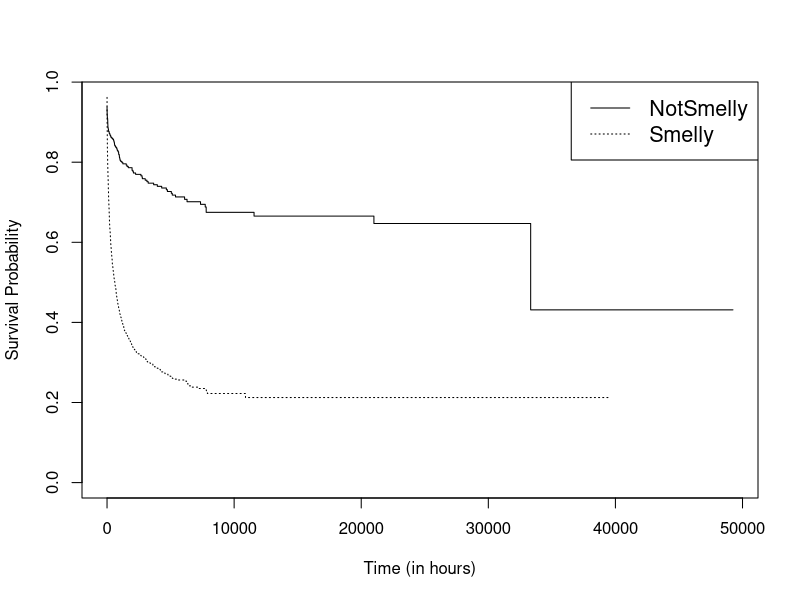
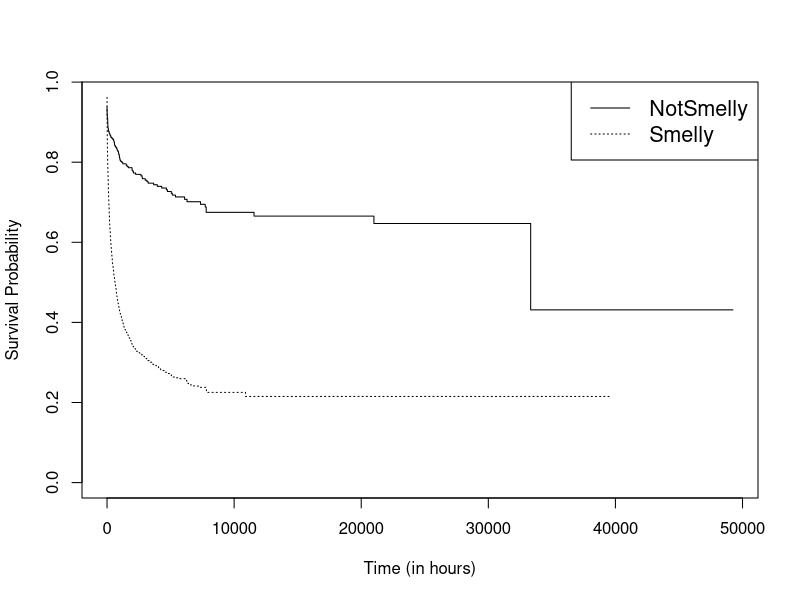
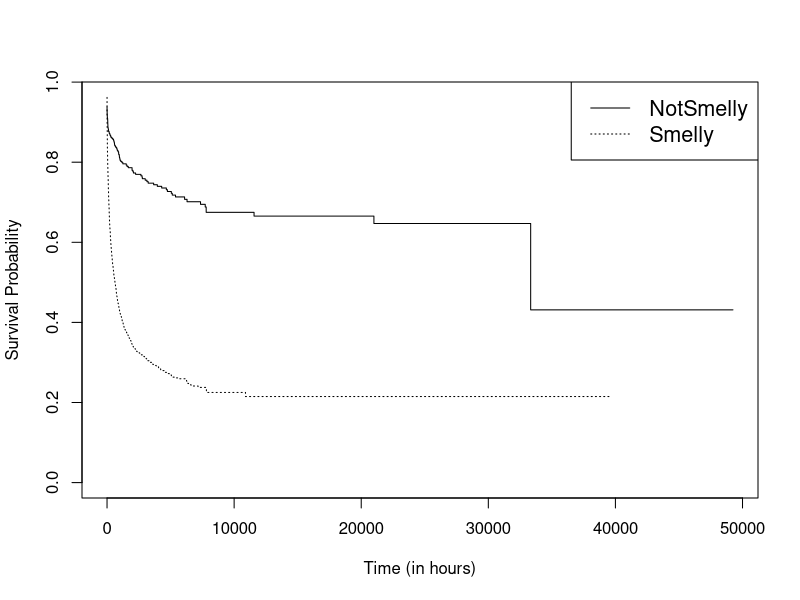

The R script that drew these images, in order:
library(survival)
library(rms)

variables <- c('prevBugs','linesAdded','linesRemoved','totalChurn','loc','maxstatements','maxdepth','complexity','maxlen','maxparams','maxnestedcallbacks','complexswitchcase','thisassign','complexchaining','noreassign','noextrabind','condassign','smelly')

type_smells <- c('maxstatements','maxdepth','complexity','maxlen','maxparams','maxnestedcallbacks','complexswitchcase','thisassign','complexchaining','noreassign','noextrabind','condassign')

mydata <- read.csv("Jquery_bugs_smells_file-grain.csv")
attach(mydata)
write(sprintf("Results of bugs-smells with file grain"),"Jquery_bugs-smells_summary.txt")

for (var in variables) {
	if (var == 'smelly') {
		kmsurvival <- npsurv(Surv(time, event) ~ get(var))
		jpeg('Jquery_bugs_smells_file-grain_rplot.jpg')
		plot(kmsurvival,xlab = "Time (in hours)", ylab = "Survival Probability",lty = c(1,3),xaxs="r")
		legend("topright", legend=c("NotSmelly", "Smelly"),lty=c(1,3),cex=1.3)
		dev.off()
	}
	write(sprintf("		Covariate : %s",var),"Jquery_bugs-smells_summary.txt",append=TRUE)
	coxsurvival <- coxph(Surv(time, event) ~ get(var))
	write(sprintf("			exp(coef) : %g",coef(summary(coxsurvival))[2]),"Jquery_bugs-smells_summary.txt",append=TRUE)
	write(sprintf("			p-value (Cox hazard model) : %g",coef(summary(coxsurvival))[5]),"Jquery_bugs-smells_summary.txt",append=TRUE)
	coxsurvival <- coxph(Surv(time, event) ~ get(var))
	testdata <- cox.zph(coxsurvival)
	write(sprintf("			p-value (Porportional hazards assumption) : %g",testdata[[1]][3]),"Jquery_bugs-smells_summary.txt",append=TRUE)
}

detach(mydata)
mydata <- read.csv("Jquery_bugs_smells_line-grain.csv")
attach(mydata)
write(sprintf("Results of bugs-smells with line grain"),"Jquery_bugs-smells_summary.txt",append = TRUE)

for (var in variables) {
	if (var == 'smelly') {
		kmsurvival <- npsurv(Surv(time, event) ~ get(var))
		jpeg('Jquery_bugs_smells_line-grain_rplot.jpg')
		plot(kmsurvival,xlab = "Time (in hours)", ylab = "Survival Probability",lty = c(1,3),xaxs="r")
		legend("topright", legend=c("NotSmelly", "Smelly"),lty=c(1,3),cex=1.3)
		dev.off()
		ev <- "event"
	}
	write(sprintf("		Covariate : %s",var),"Jquery_bugs-smells_summary.txt",append=TRUE)
	if (is.element(var,type_smells) == TRUE) {
		ev <- paste("event",var,sep='')
	}
	else {
		ev <- "event"
	}
	coxsurvival <- coxph(Surv(time, get(ev)) ~ get(var))
	write(sprintf("			exp(coef) : %g",coef(summary(coxsurvival))[2]),"Jquery_bugs-smells_summary.txt",append=TRUE)
	write(sprintf("			p-value (Cox hazard model) : %g",coef(summary(coxsurvival))[5]),"Jquery_bugs-smells_summary.txt",append=TRUE)
	coxsurvival <- coxph(Surv(time, get(ev)) ~ get(var))
	testdata <- cox.zph(coxsurvival)
	write(sprintf("			p-value (Porportional hazards assumption) : %g",testdata[[1]][3]),"Jquery_bugs-smells_summary.txt",append=TRUE)
}

detach(mydata)
mydata <- read.csv("Jquery_bugs_smells_line-grain_large.csv")
attach(mydata)
write(sprintf("Results of bugs-smells with line grain and considering dependencies"),"Jquery_bugs-smells_summary.txt",append = TRUE)

for (var in variables) {
	if (var == 'smelly') {
		kmsurvival <- npsurv(Surv(time, event) ~ get(var))
		jpeg('Jquery_bugs_smells_line-grain_large_rplot.jpg')
		plot(kmsurvival,xlab = "Time (in hours)", ylab = "Survival Probability",lty = c(1,3),xaxs="r")
		legend("topright", legend=c("NotSmelly", "Smelly"),lty=c(1,3),cex=1.3)
		dev.off()
		ev <- "event"
	}
	write(sprintf("		Covariate : %s",var),"Jquery_bugs-smells_summary.txt",append=TRUE)
	if (is.element(var,type_smells) == TRUE) {
		ev <- paste("event",var,sep='')
	}
	else {
		ev <- "event"
	}
	coxsurvival <- coxph(Surv(time, get(ev)) ~ get(var))
	write(sprintf("			exp(coef) : %g",coef(summary(coxsurvival))[2]),"Jquery_bugs-smells_summary.txt",append=TRUE)
	write(sprintf("			p-value (Cox hazard model) : %g",coef(summary(coxsurvival))[5]),"Jquery_bugs-smells_summary.txt",append=TRUE)
	coxsurvival <- coxph(Surv(time, get(ev)) ~ get(var))
	testdata <- cox.zph(coxsurvival)
	write(sprintf("			p-value (Porportional hazards assumption) : %g",testdata[[1]][3]),"Jquery_bugs-smells_summary.txt",append=TRUE)
}
